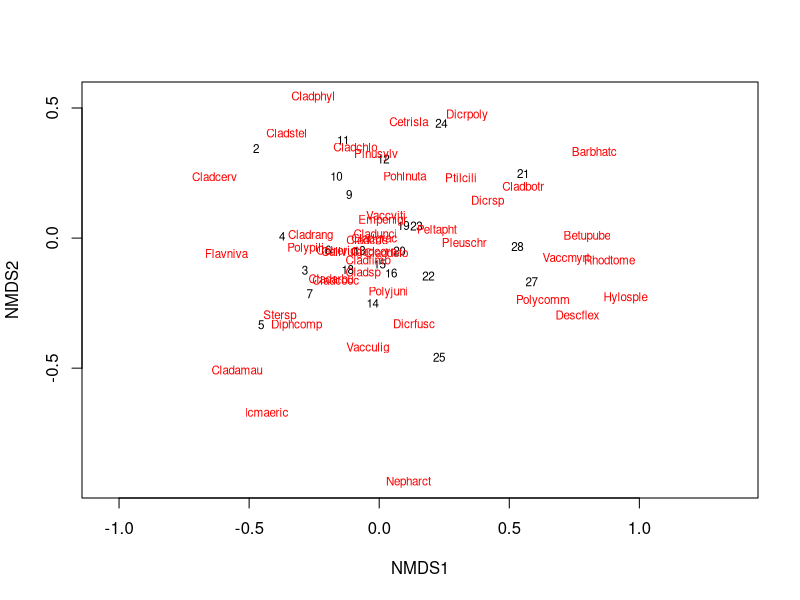
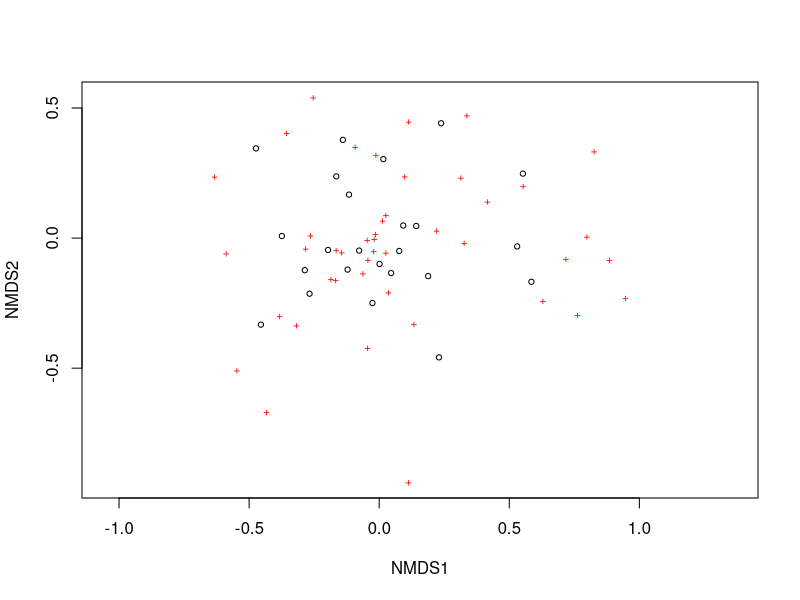
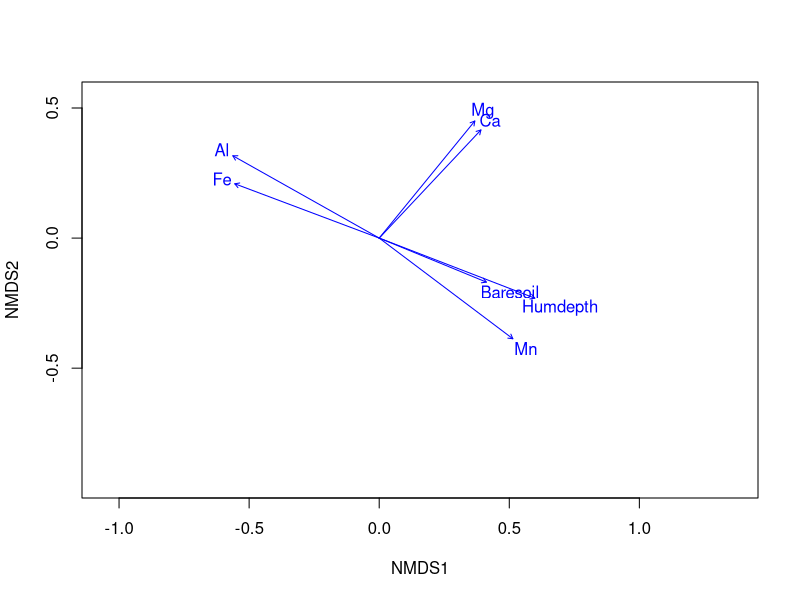

These figures' R source, in order:
# B
library(vegan) # Version 2.6.4

data("varespec") # Data sets of cover by lichen species
data("varechem") # Corresponding environmental parameters

ord <- metaMDS(varespec, distance = "bray", k = 2) # Ordination of the species

plot(ord, type = "t") # Showing the plot 
plot(ord, type = "p")
plot(ord, type = "n")

ef <- envfit(ord, varechem)
plot(ef, p.max = 0.05)
